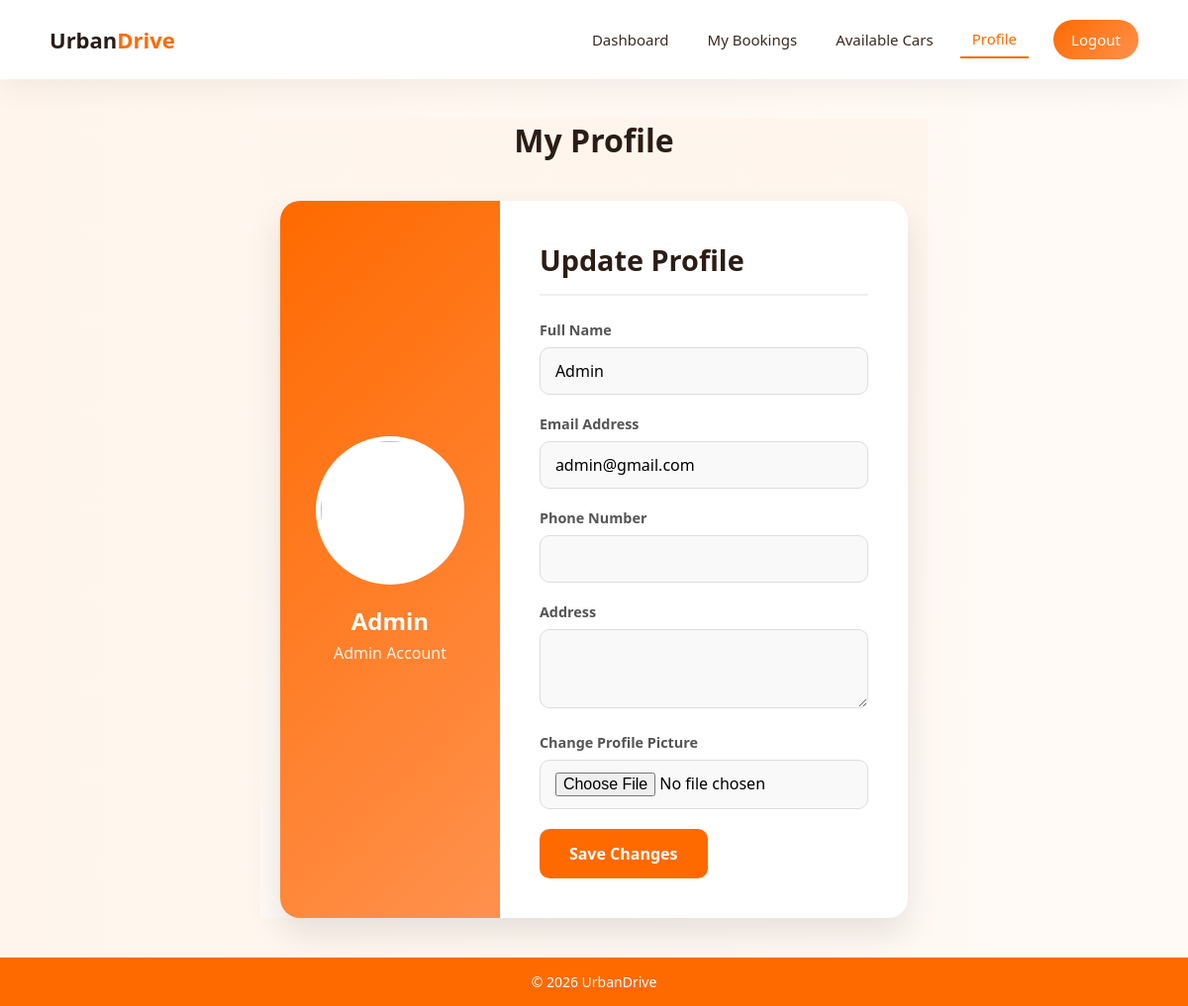
Screenshot of /customer/profile.php (signed in) with the database file from the repository.
### tables this page shows
CREATE TABLE `users` (
  `id` int(10) UNSIGNED NOT NULL,
  `name` varchar(100) DEFAULT NULL,
  `email` varchar(100) DEFAULT NULL,
  `phone` varchar(20) DEFAULT NULL,
  `password` varchar(255) DEFAULT NULL,
  `role` enum('admin','customer') DEFAULT 'customer',
  `created_at` timestamp(6) NOT NULL DEFAULT current_timestamp(6),
  `address` varchar(100) NOT NULL,
  `profile_pic` varchar(100) NOT NULL
);

### customer/profile.php (the view, shortened to what this page needs)
<?php
include '../db.php';
$id = $_SESSION['id'];
$user = mysqli_fetch_assoc(mysqli_query($conn, "SELECT * FROM users WHERE id=$id"));
?>
<!DOCTYPE html>
<html>
<head>
<link rel="stylesheet" href="../adashboard.css">
</head>
<body>
<header class="admin-header">
    <div class="logo">Urban<span>Drive</span></div>
    <nav>
        <a href="dashboard.php">Dashboard</a>
        <a href="my_bookings.php">My Bookings</a>
        <a href="available_cars.php">Available Cars</a>
        <a href="profile.php" class="active">Profile</a>
        <a href="../logout.php" class="logout-btn">Logout</a>
    </nav>
</header>
<div class="page-content">
    <h1 class="page-title">My Profile</h1>
    <div class="profile-wrapper">
        <div class="profile-left">
            <?php if(!empty($user['profile_pic'])) { ?>
                <img id="currentImage" src="../uploads/<?= htmlspecialchars($user['profile_pic']) ?>">
            <?php } else { ?>
                <img id="currentImage">
            <?php } ?>
            <h3><?= htmlspecialchars($user['name']) ?></h3>
            <p><?= ucfirst(htmlspecialchars($user['role'])) ?> Account</p>
        </div>
        <div class="profile-right">
            <h2>Update Profile</h2>
            <form method="POST" enctype="multipart/form-data">
                <div class="form-group">
                    <label>Full Name</label>
                    <input type="text" name="name" value="<?= htmlspecialchars($user['name']) ?>" required>
                </div>
                <div class="form-group">
                    <label>Email Address</label>
                    <input type="email" name="email" value="<?= htmlspecialchars($user['email']) ?>" required>
                </div>
                <div class="form-group">
                    <label>Phone Number</label>
                    <input type="text" name="phone" value="<?= htmlspecialchars($user['phone'] ?? '') ?>">
                </div>
                <div class="form-group">
                    <label>Address</label>
                    <textarea name="address"><?= htmlspecialchars($user['address'] ?? '') ?></textarea>
                </div>
                <div class="form-group">
                    <label>Change Profile Picture</label>
                    <input type="file" name="profile_pic" class="file-input" accept="image/*" onchange="previewImage(event)">
                </div>
                <button type="submit" name="update" class="btn-primary">
                    Save Changes
                </button>
            </form>
        </div>
    </div>
</div>
<footer class="admin-footer">
    © 2026 UrbanDrive
</footer>
</body>
</html>

### adashboard.css (style rules this page uses)
* { margin: 0; padding: 0; box-sizing: border-box; font-family: "Segoe UI", sans-serif; }
html, body { height: 100%; }
body { display: flex; flex-direction: column; background: #fffaf6; }
.admin-header { display: flex; justify-content: space-between; align-items: center; padding: 20px 50px; background: #ffffff; box-shadow: 0 10px 30px rgba(0,0,0,0.05); flex-wrap: wrap; }
.logo { font-size: 22px; font-weight: 700; color: #2b1d16; }
.logo span { color: #ff6a00; }
nav { display: flex; gap: 15px; align-items: center; flex-wrap: wrap; justify-content: center; }
nav a { text-decoration: none; font-weight: 500; color: #3a2a22; padding: 8px 12px; transition: 0.3s; font-size: 15px; }
nav a.active { color: #ff6a00; border-bottom: 2px solid #ff6a00; }
.logout-btn { background: linear-gradient(135deg, #ff6a00, #ff914d); color: #fff !important; padding: 10px 18px; border-radius: 25px; margin-left: 10px; }
.page-content { flex: 1; padding: 50px; background: linear-gradient(to bottom, #fff5ec, #fffaf6); }
.page-content h1 { text-align: center; margin-bottom: 40px; font-size: 32px; color: #2b1d16; }
.admin-footer { background: #ff6a00; color: #fff; text-align: center; padding: 15px 0; font-size: 14px; }

### customer/profile.php (style rules this page uses)
body { background: linear-gradient(to right, #fff5ec, #fffaf6); }
.page-content { max-width: 1000px; margin: 40px auto; padding: 0 20px; min-height: auto; }
.page-title { text-align: left; font-size: 36px; margin-bottom: 30px; color: #2b1d16; }
.profile-wrapper { display: flex; background: white; border-radius: 20px; overflow: hidden; box-shadow: 0 15px 35px rgba(0,0,0,0.1); }
.profile-left { width: 35%; background: linear-gradient(135deg, #ff6a00, #ff914d); padding: 50px 30px; text-align: center; color: white; display: flex; flex-direction: column; align-items: center; justify-content: center; }
.profile-left img { width: 150px; height: 150px; border-radius: 50%; object-fit: cover; border: 5px solid rgba(255,255,255,0.3); margin-bottom: 20px; background: white; }
.profile-left h3 { font-size: 1.5rem; margin: 0 0 5px 0; font-weight: 700; }
.profile-left p { font-size: 1rem; opacity: 0.9; margin-bottom: 20px; }
.profile-right { width: 65%; padding: 40px; }
.profile-right h2 { font-size: 1.8rem; margin-bottom: 25px; color: #2b1d16; border-bottom: 2px solid #f0f0f0; padding-bottom: 15px; }
.form-group { margin-bottom: 20px; }
.form-group label { display: block; font-size: 0.9rem; font-weight: 600; color: #555; margin-bottom: 8px; }
.form-group input, .form-group textarea { width: 100%; padding: 12px 15px; border-radius: 10px; border: 1px solid #ddd; font-size: 1rem; transition: all 0.3s; background: #f9f9f9; }
.form-group textarea { height: 80px; resize: vertical; }
.file-input { width: 100%; padding: 10px; background: #f9f9f9; border: 1px dashed #ccc; border-radius: 10px; cursor: pointer; }
.btn-primary { background: #ff6a00; color: white; padding: 14px 30px; border: none; border-radius: 10px; font-size: 1rem; font-weight: 700; cursor: pointer; transition: all 0.3s; }

### rows the page displays
users: name "Admin", role "Admin", email "admin@gmail.com"
